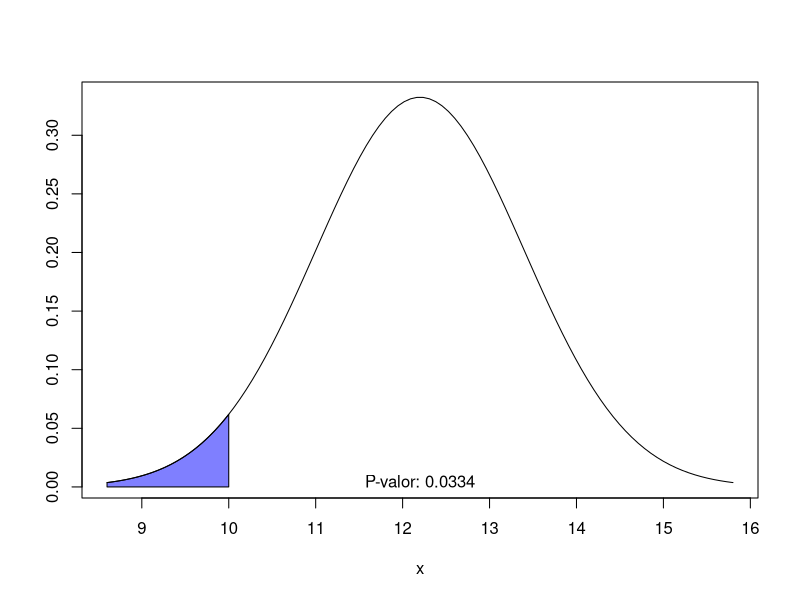

Generate this figure with R:
## ---- chunk 1
knitr::opts_chunk$set(echo = TRUE)
## ---- chunk 2

## Funciones para graficar la probabilidad
normal_area <- function(mean = 0, sd = 1, lb, ub, acolor = "lightgray", ...) {
  x <- seq(mean - 3 * sd, mean + 3 * sd, length = 100) 
  if (missing(lb)) {
    lb <- min(x)
  }
  if (missing(ub)) {
    ub <- max(x)
  }
  x2 <- seq(lb, ub, length = 100)    
  plot(x, dnorm(x, mean, sd), type = "n", ylab = "")
  y <- dnorm(x2, mean, sd)
  polygon(c(lb, x2, ub), c(0, y, 0), col = acolor)
  lines(x, dnorm(x, mean, sd), type = "l", ...)
}

## Funcion para t-stundet
ts<-function(x,media,sd){
  (x-media)/sd
}
## ---- chunk 3

#Ejemplo 1

media=12.2 # Ingresar dato
varianza=3.6/sqrt(9) # Ingresar dato
ValorProb =10 # Ingresar dato

#####################################################################

prob=pnorm( ValorProb, media, varianza, lower.tail = TRUE) 
normal_area(mean = media, sd = varianza, ub =ValorProb , acolor = rgb(0, 0, 1, alpha = 0.5))
text(x = media, y = 0.005,label = paste0("P-valor: ",round(prob,4)))

